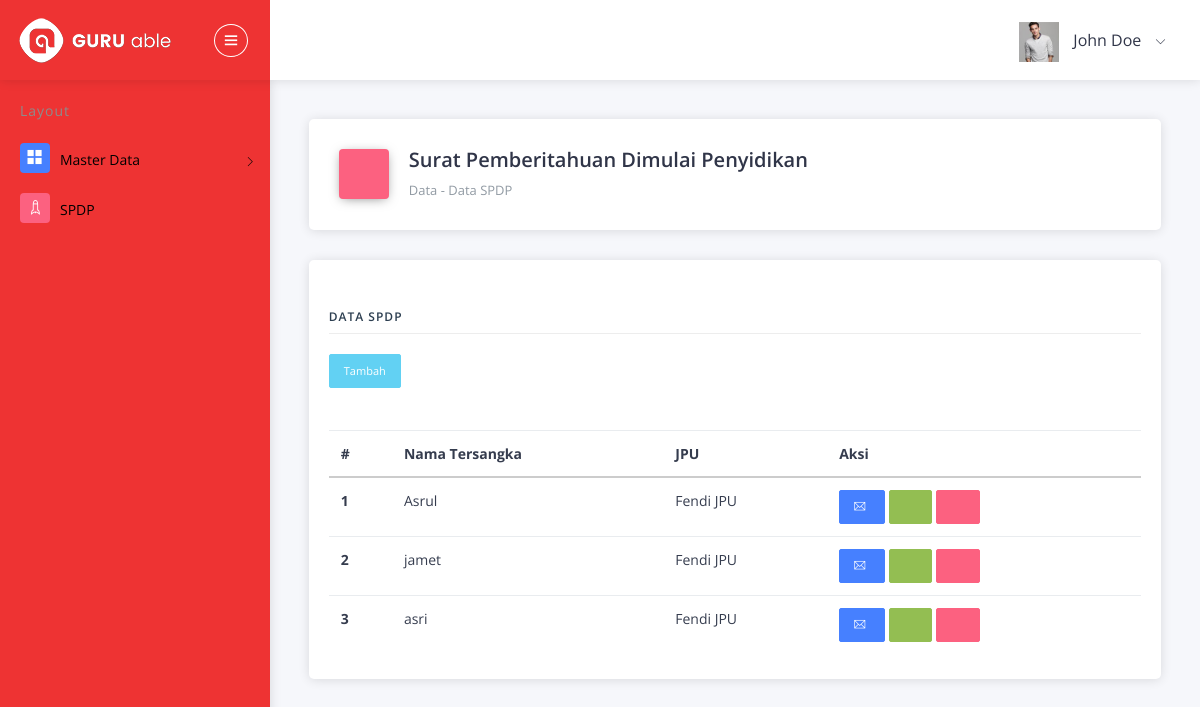
The app's page /index.php/spdp with its own data.
### tables this page shows
CREATE TABLE IF NOT EXISTS `data_pelapor` (
  `id` int(5) NOT NULL AUTO_INCREMENT,
  `penyidik` int(5) DEFAULT NULL,
  `nama_tersangka` varchar(255) DEFAULT NULL,
  `pasal` varchar(255) DEFAULT NULL,
  `jpu` int(5) DEFAULT NULL,
  `kasi` int(5) DEFAULT NULL,
  `aspidum` int(5) DEFAULT NULL,
  `tgl` date DEFAULT NULL,
  PRIMARY KEY (`id`)
);

CREATE TABLE IF NOT EXISTS `user` (
  `id_user` int(5) NOT NULL AUTO_INCREMENT,
  `nama` varchar(255) DEFAULT NULL,
  `nip` text,
  `jabatan` varchar(255) DEFAULT NULL,
  `satker` int(5) DEFAULT NULL,
  `email` varchar(100) DEFAULT NULL,
  `no_hp` varchar(100) DEFAULT NULL,
  `password` varchar(50) DEFAULT NULL,
  `role` enum('1','2','3','4','5','6','7') DEFAULT NULL,
  PRIMARY KEY (`id_user`)
);

### application/controllers/Spdp.php (called while the page is built, shortened)
<?php
class Spdp extends CI_Controller
{
    public function __construct()
    {
        $this->load->model('Spdp_model');
    }
    public function index()
    {
        $data['spdp'] = $this->Spdp_model->getAllSpdp();
        $this->load->view('template/atas');
        $this->load->view('spdp/index', $data);
        $this->load->view('template/bawah');
    }
}

### index.php (called while the page is built, shortened)
<?php
require_once BASEPATH.'core/CodeIgniter.php';

### application/models/Spdp_model.php (called while the page is built, shortened)
<?php
class Spdp_model extends CI_model
{
    public function getAllSpdp()
    {
        $this->db->select('*');
        $this->db->from('data_pelapor');
        $this->db->join('user', 'data_pelapor.jpu = user.id_user');
        $query = $this->db->get();
        return $query->result_array();
    }
}

### application/views/spdp/index.php (the view, shortened to what this page needs)
<div class="pcoded-content">
    <div class="pcoded-inner-content">
        <div class="main-body">
            <div class="page-wrapper">
                <div class="page-header card">
                    <div class="row align-items-end">
                        <div class="col-lg-8">
                            <div class="page-header-title">
                                <i class="icofont icofont icofont icofont-file-document bg-c-pink"></i>
                                <div class="d-inline">
                                    <h4>Surat Pemberitahuan Dimulai Penyidikan</h4>
                                    <span>Data - Data SPDP</span>
                                </div>
                            </div>
                        </div>
                        <div class="col-lg-4">
                        </div>
                    </div>
                </div>
                <div class="page-body">
                    <div class="row">
                        <div class="col-sm-12">
                            <div class="card">
                                <div class="card-header">
                                </div>
                                <div class="card-block">
                                    <h4 class="sub-title">Data SPDP</h4>
                                    <a href="<?= base_url() ?>spdp/add" class="btn btn-info btn-sm"> Tambah </a><br>
                                    <br>
                                    <br>
                                    <div class="card-block table-border-style">
                                        <div class="table-responsive">
                                            <table class="table">
                                                <thead>
                                                    <tr>
                                                        <th>#</th>
                                                        <th>Nama Tersangka</th>
                                                        <th>JPU</th>
                                                        <th>Aksi</th>
                                                    </tr>
                                                </thead>
                                                <tbody>
                                                    <?php $no = 1;
                                                    foreach ($spdp as $value) : ?>
                                                        <tr>
                                                            <th scope="row"><?= $no++ ?></th>
                                                            <td><?= $value['nama_tersangka'] ?></td>
                                                            <td><?= $value['nama'] ?></td>
                                                            <td>
                                                                <a href="<?= base_url() ?>send_email/index" class="btn btn-primary btn-sm">
                                                                    <i class="ti-email"></i>
                                                                </a>
                                                                <a href="<?= base_url() ?>spdp/update/<?= $value['id']; ?>" class="btn btn-success btn-sm">
                                                                    <i class="icofont icofont-pencil-alt-5"></i>
                                                                </a>
                                                                <a onclick="return confirm('Yakin Hapus')" href="<?= base_url() ?>spdp/delete/<?= $value['id']; ?>" class="btn btn-danger btn-sm">
                                                                    <i class="icofont icofont-trash"></i>
                                                                </a>
                                                            </td>
                                                        </tr>
                                                    <?php endforeach ?>
                                                </tbody>
                                            </table>
                                        </div>
                                    </div>
                                </div>
                            </div>
                        </div>
                    </div>
                </div>
            </div>
        </div>
    </div>
</div>

### records on screen
data_pelapor: nama_tersangka "Asrul", user.nama "Fendi JPU"
data_pelapor: nama_tersangka "jamet", user.nama "Fendi JPU"
data_pelapor: nama_tersangka "asri", user.nama "Fendi JPU"
